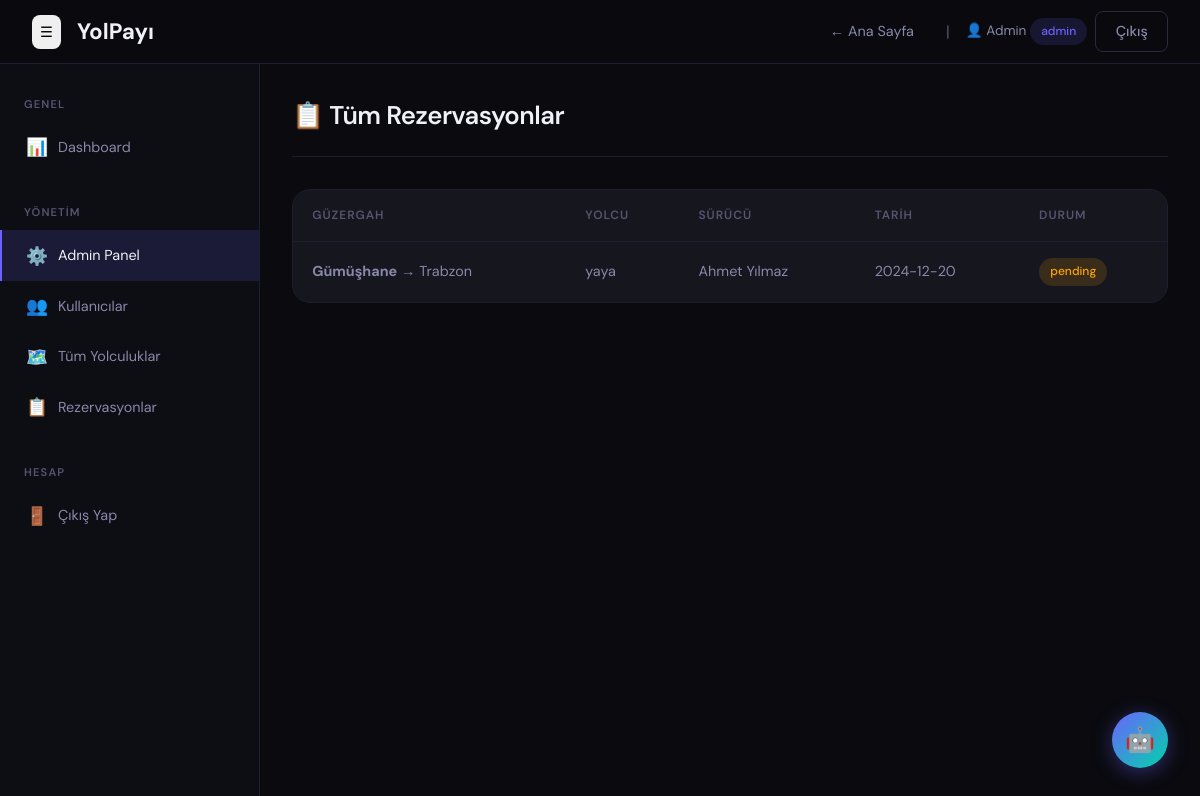
Screenshot of /admin/reservations (signed in) with the database file from the repository.
### tables this page shows
CREATE TABLE reservations (
        id INTEGER PRIMARY KEY AUTOINCREMENT,
        trip_id INTEGER NOT NULL,
        passenger_id INTEGER NOT NULL,
        status TEXT DEFAULT 'pending',
        created_at TIMESTAMP DEFAULT CURRENT_TIMESTAMP,
        FOREIGN KEY (trip_id) REFERENCES trips(id),
        FOREIGN KEY (passenger_id) REFERENCES users(id)
    );

CREATE TABLE trips (
        id INTEGER PRIMARY KEY AUTOINCREMENT,
        driver_id INTEGER NOT NULL,
        departure TEXT NOT NULL,
        destination TEXT NOT NULL,
        departure_lat REAL,
        departure_lng REAL,
        destination_lat REAL,
        destination_lng REAL,
        date TEXT NOT NULL,
        time TEXT NOT NULL,
        price REAL NOT NULL,
        available_seats INTEGER NOT NULL,
        description TEXT,
        status TEXT DEFAULT 'active',
        created_at TIMESTAMP DEFAULT CURRENT_TIMESTAMP,
        FOREIGN KEY (driver_id) REFERENCES users(id)
    );

CREATE TABLE users (
        id INTEGER PRIMARY KEY AUTOINCREMENT,
        name TEXT NOT NULL,
        email TEXT UNIQUE NOT NULL,
        password TEXT NOT NULL,
        role TEXT DEFAULT 'passenger',
        created_at TIMESTAMP DEFAULT CURRENT_TIMESTAMP
    );

### routes/admin.py (the view)
@admin_bp.route('/reservations')
@role_required('admin')
def reservations():
    conn = get_db()
    res = conn.execute('''
        SELECT r.*, t.departure, t.destination, t.date, u.name as passenger_name, d.name as driver_name
        FROM reservations r JOIN trips t ON r.trip_id=t.id
        JOIN users u ON r.passenger_id=u.id JOIN users d ON t.driver_id=d.id
        ORDER BY r.created_at DESC
    ''').fetchall()
    conn.close()
    return render_template('admin/reservations.html', reservations=[dict(r) for r in res])

### models/database.py (called while the page is built)
def get_db():
    conn = sqlite3.connect(DB_PATH)
    conn.row_factory = sqlite3.Row
    return conn

### utils/helpers.py (called while the page is built)
def role_required(*roles):
    def decorator(f):
        @wraps(f)
        def decorated(*args, **kwargs):
            if 'user_id' not in session:
                return redirect(url_for('auth.login'))
            if session.get('role') not in roles:
                flash('Bu sayfaya erişim yetkiniz yok.', 'danger')
                return redirect(url_for('dashboard.index'))
            return f(*args, **kwargs)
        return decorated
    return decorator

### templates/admin/reservations.html (shortened to what this page needs)
{% extends "layouts/dashboard_base.html" %}
{% block content %}
<div class="page-header">
  <div><h1>📋 Tüm Rezervasyonlar</h1></div>
</div>
<div class="card">
  <div class="table-container">
    <table>
      <thead><tr><th>Güzergah</th><th>Yolcu</th><th>Sürücü</th><th>Tarih</th><th>Durum</th></tr></thead>
      <tbody>
        {% for res in reservations %}
        <tr>
          <td><strong>{{ res.departure }}</strong> → {{ res.destination }}</td>
          <td>{{ res.passenger_name }}</td>
          <td>{{ res.driver_name }}</td>
          <td>{{ res.date }}</td>
          <td><span class="badge badge-{% if res.status == 'confirmed' %}success{% elif res.status == 'pending' %}warning{% else %}danger{% endif %}">{{ res.status }}</span></td>
        </tr>
        {% endfor %}
      </tbody>
    </table>
  </div>
</div>
{% endblock %}

### static/css/main.css (style rules this page uses)
:root { --bg-primary: #0a0a0f; --bg-secondary: #111118; --bg-card: #16161f; --bg-card-hover: #1e1e2a; --bg-sidebar: #0d0d14; --border: #1e1e2e; --border-light: #2a2a3e; --accent: #6c63ff; --accent-hover: #5a52e0; --accent-glow: rgba(108,99,255,0.15); --accent2: #00d4aa; --accent2-glow: rgba(0,212,170,0.12); --danger: #ff4757; --warning: #ffa502; --success: #2ed573; --info: #1e90ff; --text-primary: #f0f0f8; --text-secondary: #8888aa; --text-muted: #555570; --shadow: 0 4px 24px rgba(0,0,0,0.4); --shadow-lg: 0 8px 48px rgba(0,0,0,0.6); --radius: 12px; --radius-lg: 18px; --radius-sm: 8px; --transition: all 0.2s cubic-bezier(0.4,0,0.2,1); }
* { margin:0; padding:0; box-sizing:border-box; }
html { scroll-behavior: smooth; }
body { font-family: 'DM Sans', sans-serif; background: var(--bg-primary); color: var(--text-primary); line-height: 1.6; min-height: 100vh; overflow-x: hidden; }
h1,h2,h3,h4,h5,h6 { font-weight: 600; letter-spacing: -0.02em; }
.card { background: var(--bg-card); border: 1px solid var(--border); border-radius: var(--radius-lg); overflow: hidden; transition: var(--transition); }
.table-container { overflow-x: auto; }
table { width: 100%; border-collapse: collapse; }
thead th { padding: 1rem 1.2rem; font-size: 0.75rem; font-weight: 600; text-transform: uppercase; letter-spacing: 0.08em; color: var(--text-muted); border-bottom: 1px solid var(--border); text-align: left; }
tbody td { padding: 1rem 1.2rem; font-size: 0.9rem; border-bottom: 1px solid var(--border); color: var(--text-secondary); }
tbody tr:last-child td { border-bottom: none; }
.badge { display: inline-flex; align-items: center; padding: 0.25rem 0.7rem; border-radius: 20px; font-size: 0.75rem; font-weight: 500; }
.badge-warning { background: rgba(255,165,2,0.15); color: var(--warning); }
.page-header { display: flex; align-items: center; justify-content: space-between; margin-bottom: 2rem; padding-bottom: 1.2rem; border-bottom: 1px solid var(--border); }
.page-header h1 { font-size: 1.6rem; }

### rows the page displays
reservations: departure "Gümüşhane", destination "Trabzon", passenger_name "yaya", driver_name "Ahmet Yılmaz", date "2024-12-20", status "pending"

### other values shown
{{ session.get('user_name','Kullanıcı') }} "Admin"
{{ session.get('role','') }} "admin"
